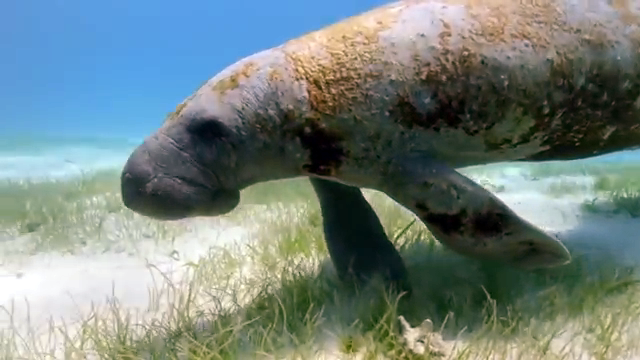
#> input picture temp/10151.png, 640 x 360 px, given in place of 106_img_.png, which was not available
$ jupyter execute --allow-errors main_d_modified_a.ipynb   (text cells are left out)
#> lines starting #> are read from the running program, lines starting #| are printed output that depends on the picture; pictures that were not available may be replaced by others from this repository, and a replacement may not be noted
### lib/show.py
import os
import matplotlib.pyplot as plt
from matplotlib.image import imread
import cv2
import numpy as np
import math

# [219 lines left out: functions show_image_matplotlib, show_image_from_path, show_rgb_image, show_image_group_auto, show_image_group_auto_numpy, not called in this run]

### lib/D_acc_modified.py
import torch  # type: ignore
import numpy as np # type: ignore
import cv2 # type: ignore


# [313 lines left out: functions compensate_color, compensate_color_bluish, compensate_color_wrapper, merge_rgb, increase_dynamic_range, get_color_corrected and 4 more, not called in this run]

### lib/export.py
import cv2
import numpy as np
import os

# [39 lines left out: function ekspor_png, not called in this run]
    # print(f"Gambar disimpan ke {out_path}")

### main_d_modified_a.ipynb
[cell 1]
from lib.show import show_image_group_auto_numpy, show_image_matplotlib

import cv2

pathfile = "../UIEB/raw-890/"
# pathfile = "../UIEB/results/2024_haofeng_hu_just_a/"
filename = "106_img_.png"
fpath = pathfile + filename
img = cv2.imread(fpath)
#> img is the input picture: shape (360, 640, 3); mean B, G, R 127.6, 131.1, 116.1
show_image_matplotlib(img)

[cell 2]
import matplotlib.pyplot as plt

import importlib
import lib.show
import lib.export
import lib.D_acc_modified
importlib.reload(lib.show)
importlib.reload(lib.export)
importlib.reload(lib.D_acc_modified)
from lib.show import show_image_group_auto_numpy, show_image_matplotlib
from lib.export import ekspor_png
from lib.D_acc_modified import get_ccf, get_increased_dynamic_range, get_color_corrected_increased_dynamic_range, get_color_corrected


photos = []
titles = []
prt = ""

pathfile = "../UIEB/raw-890/"
# pathfile = "../UIEB/results/2024_haofeng_hu_just_a/"
filename = "12336.png"
fpath = pathfile + filename
img = cv2.imread(fpath)
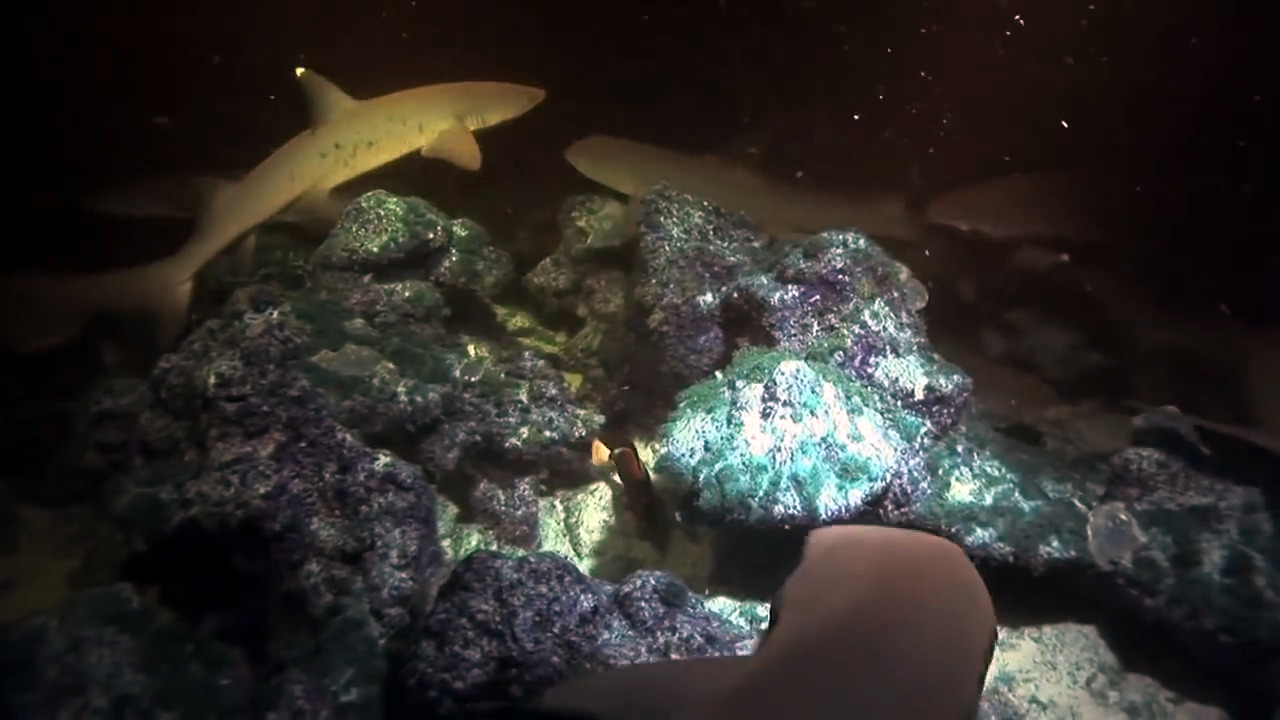
#> input picture temp/12324.png, 1280 x 720 px, given in place of 12336.png, which was not available
#> img is the input picture: shape (720, 1280, 3); mean B, G, R 41.1, 44.8, 48
ekspor_png(img, "temp/","im_a_original.png")
#> (the rest of this cell did not finish here and is left out)

#> in get_ccf, `lab = cv2.cvtColor(img_array, cv2.COLOR_BGR2Lab)`: lab: shape (720, 1280, 3); mean of channels 0, 1, 2 46.2, 128.9, 130.7
#> in get_ccf, `L, a, b = cv2.split(lab)`:
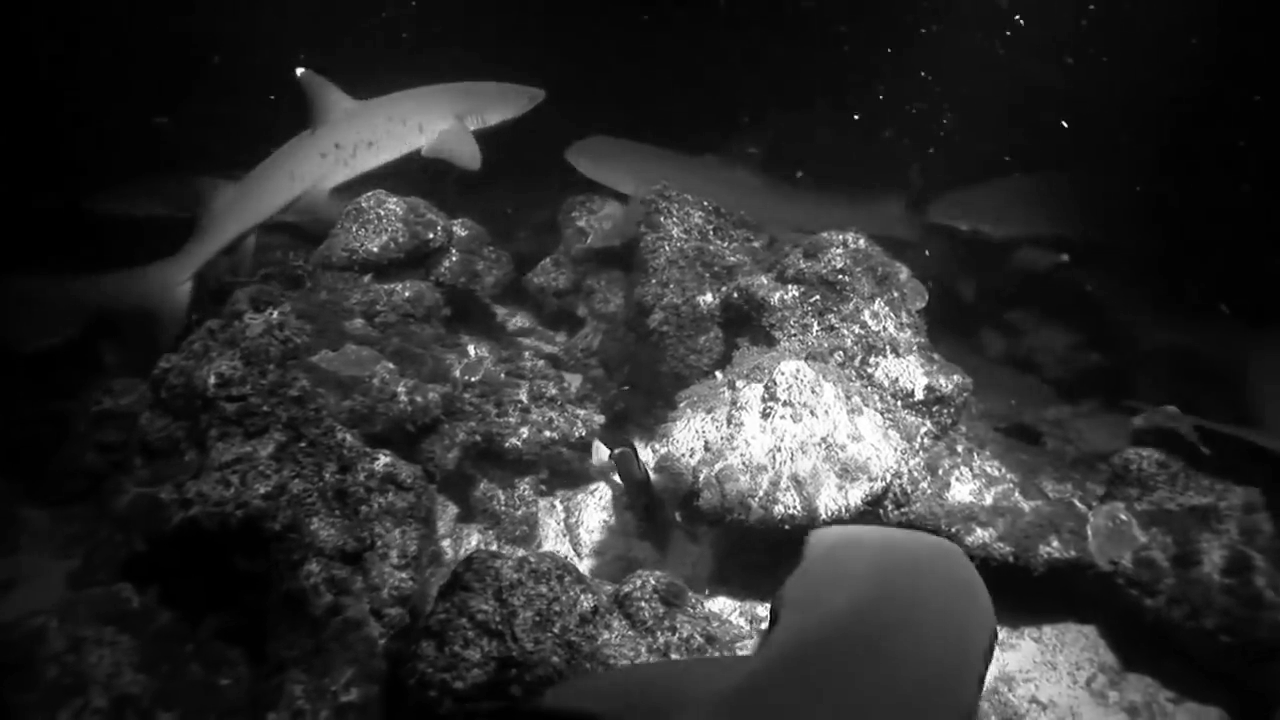
#> L: shape (720, 1280); min 0, max 255, mean 46.2
#> in get_ccf, `L, a, b = cv2.split(lab)`:
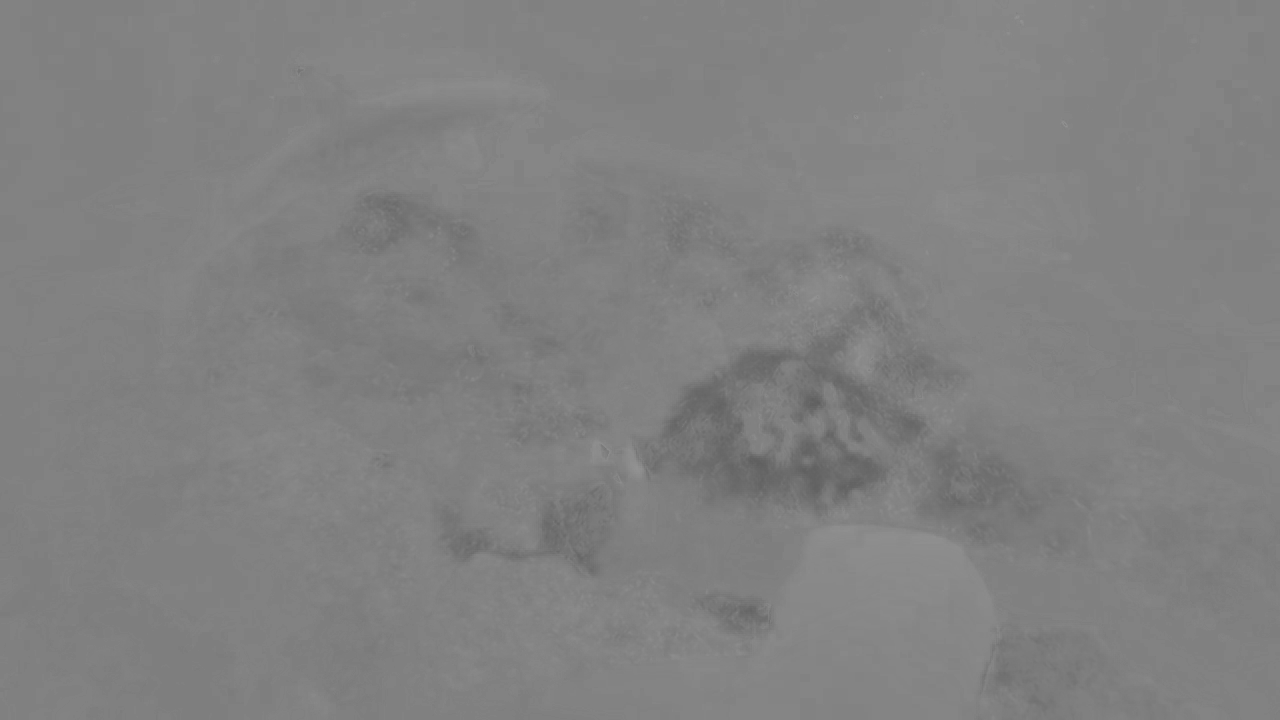
#> a: shape (720, 1280); min 95, max 147, mean 128.9
#> in get_ccf, `L, a, b = cv2.split(lab)`:
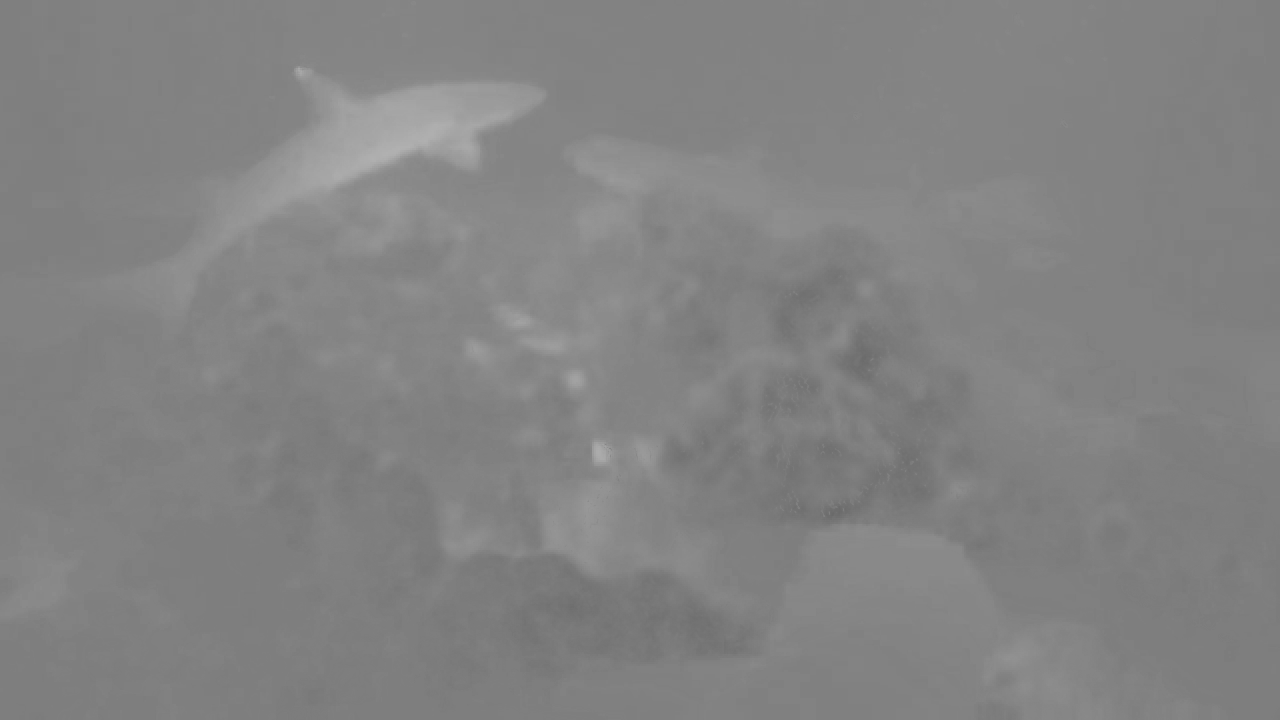
#> b: shape (720, 1280); min 106, max 177, mean 130.7
photos.append(img)
titles.append("original : " + metrics['cast'] + " \n " + str(metrics['CCF']))
prt = prt + filename + " " + metrics['cast'] + " : " + str(metrics['CCF']) + " -> "

im_corrected, cast_before = get_color_corrected(fpath)
ekspor_png(im_corrected, "temp/","im_b_corrected.png")
metrics = get_ccf(im_corrected, cie=True, device="cuda")
photos.append(im_corrected)
titles.append("corrected : " + metrics['cast'] + " \n " + str(metrics['CCF']))
prt = prt + " corrected: " + metrics['cast'] + " : " + str(metrics['CCF']) + " -> "

im_corrected = get_increased_dynamic_range("temp/im_b_corrected.png")
ekspor_png(im_corrected, "temp/","im_c_increased.png")
metrics = get_ccf(im_corrected, cie=True, device="cuda")
photos.append(im_corrected)
titles.append("corrected : " + metrics['cast'] + " \n " + str(metrics['CCF']))
prt = prt + " corrected: " + metrics['cast'] + " : " + str(metrics['CCF']) + " -> "

print(prt)
show_image_group_auto_numpy(photos,titles)

#> (a cell that did not finish here is left out)

ekspor_png(im_increased, "temp/","temp1.png")
imt_temp1 = cv2.imread("temp/temp1.png")
metrics = get_ccf(imt_temp1, cie=True, device="cuda")
photos.append(im_increased)
titles.append("Increased 1 : " + metrics['cast'] + " \n " + str(metrics['CCF']))
prt = prt + metrics['cast'] + " " + str(metrics["CCF"])

print(prt)
show_image_group_auto_numpy(photos,titles)

[cell 4]
import matplotlib.pyplot as plt
from lib.D_acc_modified import get_ccf, get_ccf_wrapper, get_color_corrected_increased_dynamic_range, get_color_corrected

import importlib
import lib.show
import lib.export
importlib.reload(lib.show)
importlib.reload(lib.export)
from lib.show import show_image_group_auto_numpy, show_image_matplotlib
from lib.export import ekspor_png

photos = []
titles = []
prt = ""

pathfile = "../UIEB/raw-890/"
# pathfile = "../UIEB/results/2024_haofeng_hu_just_a/"
filename = "158_img_.png"
fpath = pathfile + filename
img = cv2.imread(fpath)
#> (the rest of this cell did not finish here and is left out)

photos.append(img)
titles.append("original : " + metrics['cast'] + " \n " + str(metrics['CCF']))
prt = prt + filename + " " + metrics['cast'] + "-> "

im_increased, cast = get_color_corrected_increased_dynamic_range(fpath, device="cuda")
ekspor_png(im_increased, "temp/","temp1.png")
imt_temp1 = cv2.imread("temp/temp1.png")
metrics = get_ccf(imt_temp1, cie=True, device="cuda")
photos.append(im_increased)
titles.append("Increased 1 : " + metrics['cast'] + " \n " + str(metrics['CCF']))
prt = prt + metrics['cast'] + " " + str(metrics["CCF"])

print(prt)
show_image_group_auto_numpy(photos,titles)

[cell 5]
import os
import csv
import cv2
import numpy as np
from tqdm import tqdm  # pastikan sudah install: pip install tqdm
import matplotlib.pyplot as plt


# import importlib
import lib.export
import lib.D_acc_modified
import lib.show
# importlib.reload(lib.export)
# importlib.reload(lib.D_acc_modified)
# importlib.reload(lib.show)
from lib.export import ekspor_png
from lib.D_acc_modified import get_ccf, get_ccf_wrapper, get_color_corrected_increased_dynamic_range
from lib.show import show_image_group_auto_numpy, show_image_matplotlib

[cell 6]
pathfile = "../UIEB/raw-890/"
# pathfile = "../UIEB/results/2024_haofeng_hu_just_a/"
filename = "15001.png"
fpath = pathfile + filename

img = cv2.imread(fpath)
# metrics = get_ccf_wrapper(image_path, device) # metrics['CCF']/metrics['cast']
#> (the rest of this cell did not finish here and is left out)

print(metrics)


im_increased, cast = get_color_corrected_increased_dynamic_range(fpath, device="cuda")
img_pil = (im_increased * 255).clip(0, 255).astype(np.uint8)
img_cv = cv2.cvtColor(np.array(img_pil), cv2.COLOR_RGB2BGR)
metrics = get_ccf(img_cv, cie=True, device="cuda")
print("Before")
print(metrics)


ekspor_png(im_increased, "temp/","temp.png")
img_cv2 = cv2.imread("temp/temp.png")
im_increased, cast = get_color_corrected_increased_dynamic_range("temp/temp.png", device="cuda")
img_pil = (im_increased * 255).clip(0, 255).astype(np.uint8)
img_cv = cv2.cvtColor(np.array(img_pil), cv2.COLOR_RGB2BGR)
metrics = get_ccf(img_cv2, cie=True, device="cuda")
print("After 1")
print(metrics)

photos.append(img_cv)

ekspor_png(im_increased, "temp/","temp.png")
img_cv2 = cv2.imread("temp/temp.png")
im_increased, cast = get_color_corrected_increased_dynamic_range("temp/temp.png", device="cuda")
img_pil = (im_increased * 255).clip(0, 255).astype(np.uint8)
img_cv = cv2.cvtColor(np.array(img_pil), cv2.COLOR_RGB2BGR)
metrics = get_ccf(img_cv2, cie=True, device="cuda")
print("After 2")
print(metrics)

photos.append(img_cv)

ekspor_png(im_increased, "temp/","temp.png")
img_cv2 = cv2.imread("temp/temp.png")
im_increased, cast = get_color_corrected_increased_dynamic_range("temp/temp.png", device="cuda")
img_pil = (im_increased * 255).clip(0, 255).astype(np.uint8)
img_cv = cv2.cvtColor(np.array(img_pil), cv2.COLOR_RGB2BGR)
metrics = get_ccf(img_cv2, cie=True, device="cuda")
print("After 3")
print(metrics)

photos.append(img_cv)

# show_image_group_auto_numpy(photos)
photos[0]

[cell 7]
get_color_corrected
